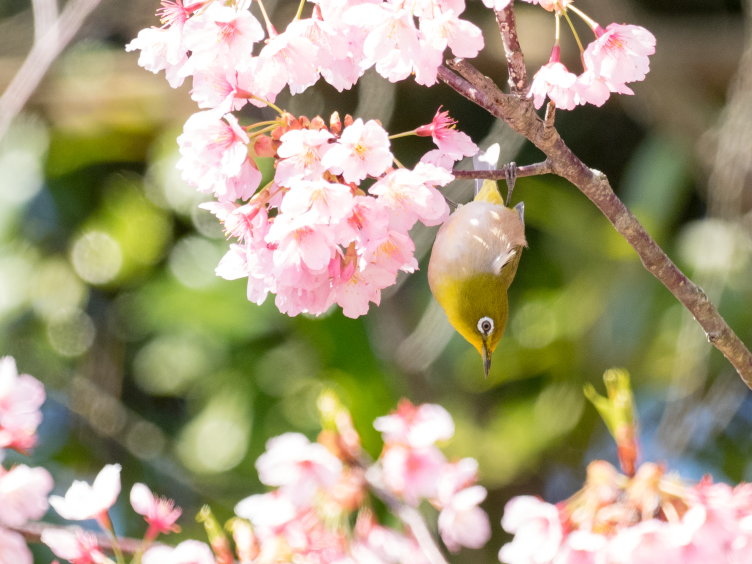
#> input picture NLM/P3120045-5.jpg, 2256 x 1692 px (shown at 1/3 size)
$ python nlm.py P3120045-5.jpg   (Python 2 division)
#> lines starting #> are read from the running program, lines starting #| are printed output that depends on the picture
#!/usr/bin/env python
# -*- coding: utf-8 -*-

import argparse
import numpy as np
import matplotlib.pyplot as plt
import cv2

parser = argparse.ArgumentParser(description='Non-local means')
parser.add_argument('input', help='input filename')
parser.add_argument('--smoothing_strength', '-s', default=1, type=float,
                    help='smoothing strength a.k.a parameter h of non-local means.')
parser.add_argument('--smoothing_strength_color', '-c', default=1, type=float,
                    help='smoothing strength for color a.k.a parameter hColor of non-local means.')
parser.add_argument('--search_window_size', '-w', default=21, type=int,
                    help='search window size')
parser.add_argument('--patch_size', '-p', default=7, type=int,
                     help='patch size')
args = parser.parse_args()

r   = 64

input   = args.input
param_h = args.smoothing_strength
param_h_color = args.smoothing_strength_color
search_size = args.search_window_size
patch_size  = args.patch_size
print   'param_h', param_h, 'param_h_color', param_h_color, 'search', search_size, 'patch', patch_size

img = cv2.imread(input)
#> img is the input picture: shape (1692, 2256, 3); mean B, G, R 124.6, 155.5, 165.4
h, w    = img.shape[:2]
#> h = 1692; w = 2256
img = cv2.resize(img, (w / 4, h / 4))
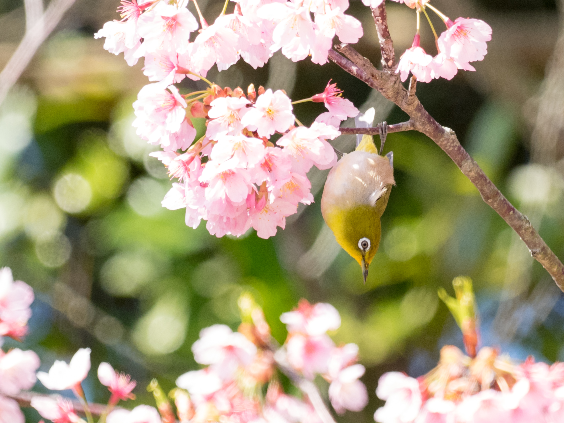
#> img: shape (423, 564, 3); mean B, G, R 124.7, 155.6, 165.6
h, w    = img.shape[:2]
#> h = 423; w = 564
cv2.imwrite('result/resize.png', img)

print   'NLM...'
dst = cv2.fastNlMeansDenoisingColored(img, None, param_h, param_h_color, patch_size, search_size)
cv2.imwrite('result/result.png', dst)

img = cv2.cvtColor(img, cv2.COLOR_BGR2RGB)
dst = cv2.cvtColor(dst, cv2.COLOR_BGR2RGB)

plt.figure()
plt.suptitle('Example of non-local means')

plt.subplot(221)
plt.imshow(img)
plt.axis('off')
plt.title('Noisy input')

plt.subplot(222)
plt.imshow(dst)
plt.axis('off')
plt.title('NL-means, h = {}'.format(param_h) + ', hColor = {}'.format(param_h_color))

plt.subplot(223)
plt.imshow(img[h/2 - r:h/2 + r, w/2 - r: w/2 + r])
plt.axis('off')

plt.subplot(224)
plt.imshow(dst[h/2 - r:h/2 + r, w/2 - r: w/2 + r])
plt.axis('off')

plt.subplots_adjust(0, 0, 1, 0.9, 0, 0.1)
plt.savefig('result/fig.png')
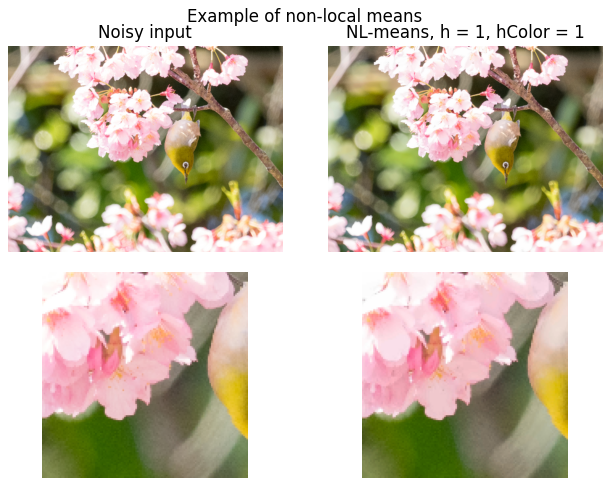
#> figure drawn by matplotlib, 4 panels

plt.show()
